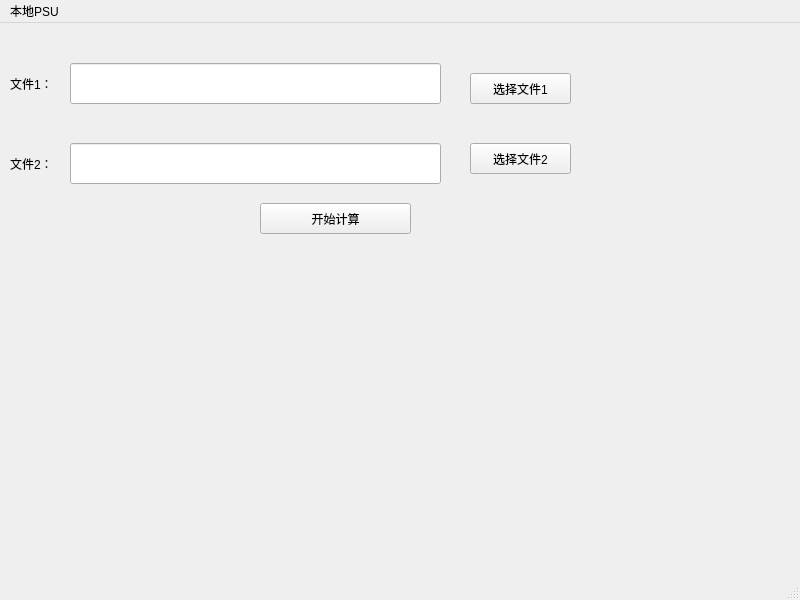
<?xml version="1.0" encoding="UTF-8"?>
<ui version="4.0">
 <class>page6</class>
 <widget class="QMainWindow" name="page6">
  <property name="geometry">
   <rect>
    <x>0</x>
    <y>0</y>
    <width>800</width>
    <height>600</height>
   </rect>
  </property>
  <property name="windowTitle">
   <string>MainWindow</string>
  </property>
  <widget class="QWidget" name="centralwidget">
   <widget class="QStackedWidget" name="stackedWidget">
    <property name="geometry">
     <rect>
      <x>0</x>
      <y>0</y>
      <width>800</width>
      <height>600</height>
     </rect>
    </property>
    <widget class="QWidget" name="page_13">
     <widget class="QWidget" name="widget_7" native="true">
      <property name="geometry">
       <rect>
        <x>0</x>
        <y>0</y>
        <width>620</width>
        <height>221</height>
       </rect>
      </property>
      <widget class="QLineEdit" name="file2input_6">
       <property name="geometry">
        <rect>
         <x>70</x>
         <y>120</y>
         <width>371</width>
         <height>41</height>
        </rect>
       </property>
      </widget>
      <widget class="QLabel" name="label_15">
       <property name="geometry">
        <rect>
         <x>10</x>
         <y>120</y>
         <width>61</width>
         <height>41</height>
        </rect>
       </property>
       <property name="text">
        <string>文件2：</string>
       </property>
      </widget>
      <widget class="QLabel" name="label_16">
       <property name="geometry">
        <rect>
         <x>10</x>
         <y>40</y>
         <width>61</width>
         <height>41</height>
        </rect>
       </property>
       <property name="text">
        <string>文件1：</string>
       </property>
      </widget>
      <widget class="QLineEdit" name="file1input_6">
       <property name="geometry">
        <rect>
         <x>70</x>
         <y>40</y>
         <width>371</width>
         <height>41</height>
        </rect>
       </property>
      </widget>
      <widget class="QPushButton" name="file1but_6">
       <property name="geometry">
        <rect>
         <x>470</x>
         <y>50</y>
         <width>101</width>
         <height>31</height>
        </rect>
       </property>
       <property name="text">
        <string>选择文件1</string>
       </property>
       <property name="icon">
        <iconset resource="icon.qrc">
         <normaloff>:/png/img/choisefile.png</normaloff>:/png/img/choisefile.png</iconset>
       </property>
      </widget>
      <widget class="QPushButton" name="file2but_6">
       <property name="geometry">
        <rect>
         <x>470</x>
         <y>120</y>
         <width>101</width>
         <height>31</height>
        </rect>
       </property>
       <property name="text">
        <string>选择文件2</string>
       </property>
       <property name="icon">
        <iconset resource="icon.qrc">
         <normaloff>:/png/img/choisefile.png</normaloff>:/png/img/choisefile.png</iconset>
       </property>
      </widget>
      <widget class="QPushButton" name="startcup_6">
       <property name="geometry">
        <rect>
         <x>260</x>
         <y>180</y>
         <width>151</width>
         <height>31</height>
        </rect>
       </property>
       <property name="text">
        <string>开始计算</string>
       </property>
       <property name="icon">
        <iconset resource="icon.qrc">
         <normaloff>:/png/img/1.png</normaloff>:/png/img/1.png</iconset>
       </property>
      </widget>
     </widget>
    </widget>
    <widget class="QWidget" name="page_14"/>
   </widget>
  </widget>
  <widget class="QMenuBar" name="menubar">
   <property name="geometry">
    <rect>
     <x>0</x>
     <y>0</y>
     <width>800</width>
     <height>29</height>
    </rect>
   </property>
   <widget class="QMenu" name="menu_PSU">
    <property name="title">
     <string>本地PSU</string>
    </property>
   </widget>
   <addaction name="menu_PSU"/>
  </widget>
  <widget class="QStatusBar" name="statusbar"/>
 </widget>
 <resources>
  <include location="icon.qrc"/>
 </resources>
 <connections/>
</ui>
